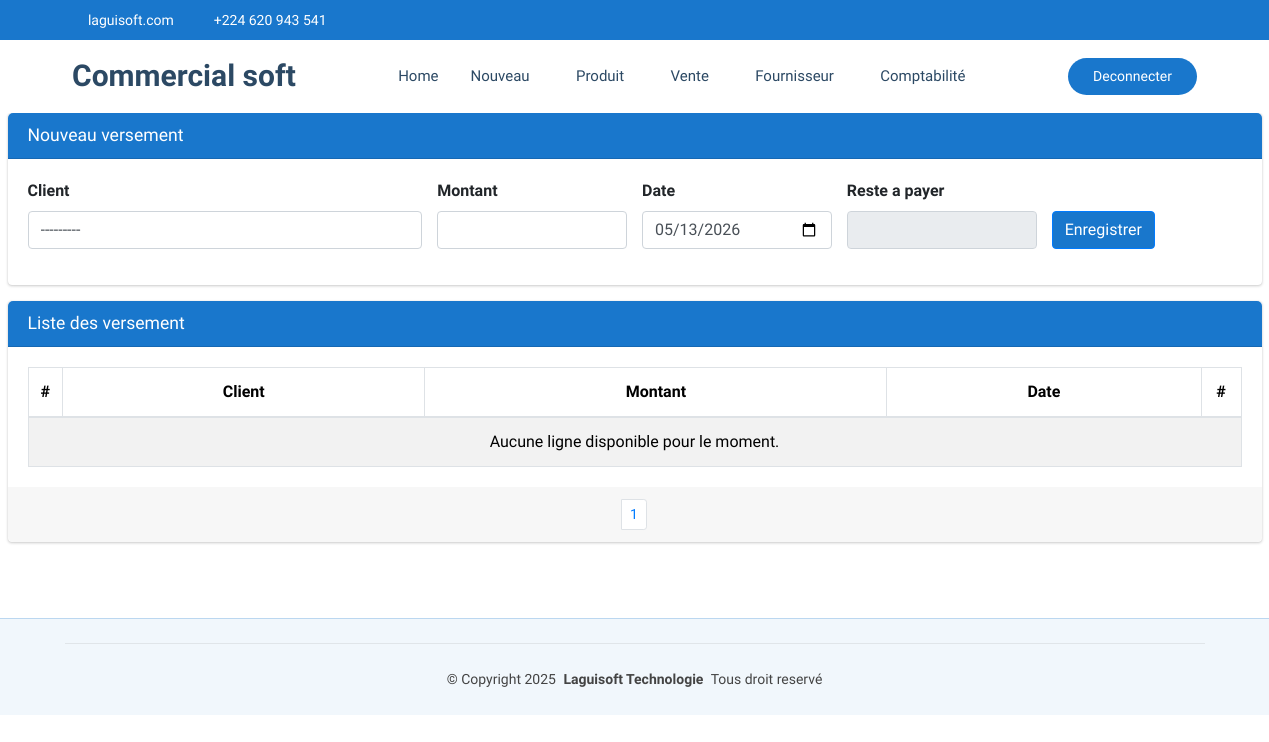
The app's page /commerce/commerce/versementClient (signed in), older data.
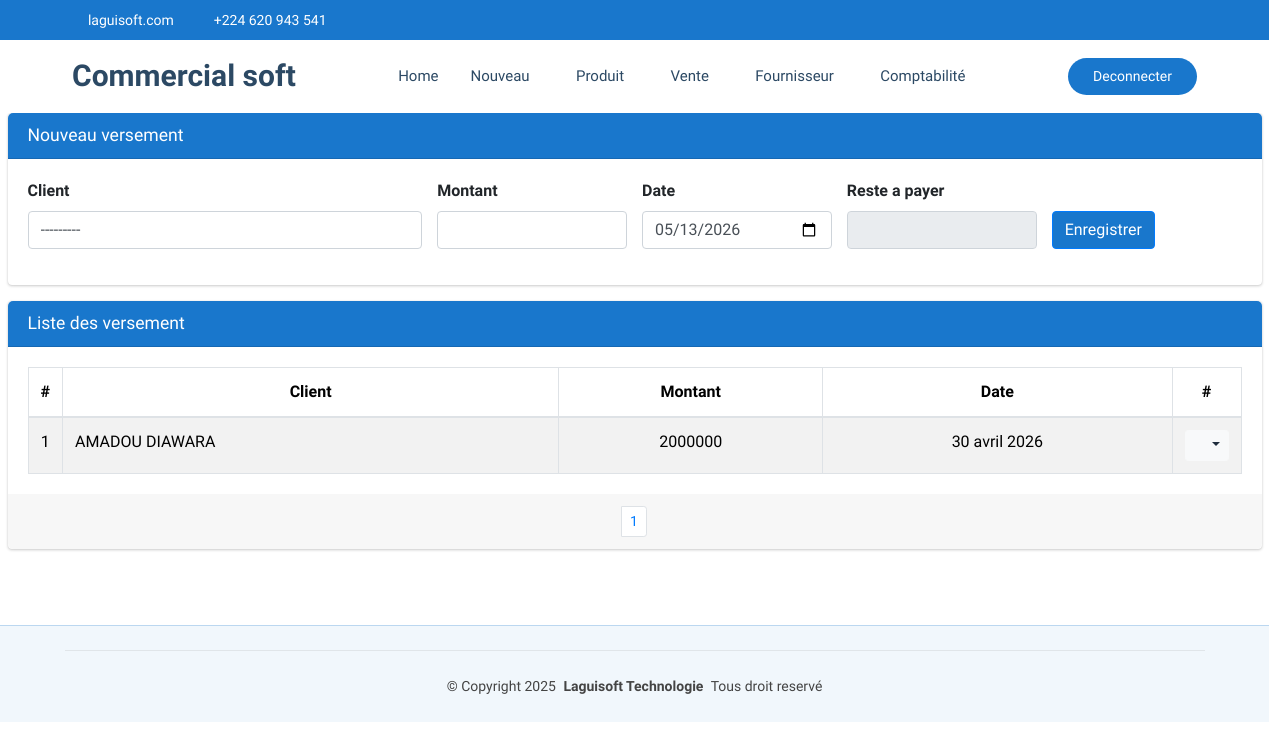
The same page, newer data.
### CommercialSoft/models.py (models this page shows)
class VersementClient(models.Model):
    client=models.ForeignKey(Client, on_delete=models.CASCADE, related_name='versements')
    montant=models.BigIntegerField()
    date=models.DateField(default=timezone.now)
    user=models.ForeignKey(settings.AUTH_USER_MODEL, on_delete=models.PROTECT)

class Client(models.Model):
    societe=models.ForeignKey(Societe, on_delete=models.CASCADE, null=True)
    nom=models.CharField(max_length=70, unique=True)
    telephone=models.CharField(max_length=20,null=True,blank=True)
    adresse=models.CharField(max_length=30, null=True, blank=True)
    email=models.EmailField(max_length=50, null=True, blank=True)
    matricule=models.CharField(max_length=20,null=True, blank=True)
    pourcentage=models.PositiveSmallIntegerField()
    detteMaximale=models.PositiveBigIntegerField()
    def __str__(self):
        return self.nom

### CommercialSoft/views.py (the view)
# urls.py: path('commerce/versementClient', views.versementClient_list_create,name="commerce_versementClient"),
@login_required
@permission_required('CommercialSoft.add_versementclient')
def versementClient_list_create(request):
    if request.method == "POST":
        form = VersementClientForm(request.POST)
        if form.is_valid():
            versement= form.save(commit=False)  # Sauvegarder après modification
            versement.user=request.user
            versement.save()
            messages.success(request, "Versement créée avec succès !")
            return redirect('imprimer_recu_versement', versement.id)
            return redirect('commerce_versementClient')
        else:
            messages.error(request, "Erreur lors de la création du versement.")
    else:
        form = VersementClientForm()
    versementClient = VersementClient.objects.all().order_by('-date')
    paginator = Paginator(versementClient, 15)
    page = request.GET.get('page')
    paginated_depense = paginator.get_page(page)
    return render(request, 'CommercialSoft/versementClient.html', {'form': form,'listes': paginated_depense})

### CommercialSoft/forms.py
class VersementClientForm(forms.ModelForm):
    class Meta:
        model = VersementClient
        fields = ['client', 'montant', 'date']
        widgets = {
            'client': forms.Select(attrs={'class': 'form-control select2bs4', "id":"idClient"}),
            'montant': forms.NumberInput(attrs={'class': 'form-control'}),
            'date': forms.DateInput(attrs={'class': 'form-control', 'type': 'date','id':'idDate'}),
        }

### CommercialSoft/templates/CommercialSoft/versementClient.html (shortened to what the changed rows need)
{% extends "CommercialSoft/starter-page.html" %}
{% load static %}
{% block css %}
    <link rel="stylesheet" href="{% static 'autre/plugins/fontawesome-free/css/all.min.css' %}">
    <link rel="stylesheet" href="https://code.ionicframework.com/ionicons/2.0.1/css/ionicons.min.css">
  <link rel="stylesheet" href="{% static 'autre/plugins/sweetalert2-theme-bootstrap-4/bootstrap-4.min.css' %}">
    <link rel="stylesheet" href="{% static 'autre/dist/css/adminlte.min.css' %}">
    <link rel="stylesheet" href="{% static 'autre/plugins/toastr/toastr.min.css' %}">
    <link rel="stylesheet" href="{% static 'autre/plugins/select2/css/select2.min.css' %}">
    <link rel="stylesheet" href="{% static 'autre/plugins/select2-bootstrap4-theme/select2-bootstrap4.min.css' %}">
{% endblock %}
{% block corp %}
<section class="content pt-0">
  <div class="container-fluid">
    <div class="row">
      <div class="col-md-12">
        <div class="card card-primary">
            <div class="card-body">
              <table class="table table-bordered table-hover table-striped">
                <thead>
                  <tr>
                    <th style="width: 10px" class="text-center">#</th>
                    <th class="text-center">Client</th>
                    <th class="text-center">Montant</th>
                    <th class="text-center">Date</th>
                    <th style="width: 40px" class="text-center">#</th>
                  </tr>
                </thead>
                <tbody>
                  {% if listes %}
                    {% for liste in listes %}
                      <tr>
                        <td class="text-center">{{liste.id}}</td>
                        <td>{{liste.client}}</td>
                        <td class="text-center">{{liste.montant}}</td>
                        <td class="text-center">{{liste.date}}</td>
                        <td class="text-center">
                          <div class="btn-group">
                            <button type="button" class="btn btn-sm btn-light dropdown-toggle" data-toggle="dropdown" aria-expanded="false">
                              <i class="fas fa-cogs"></i>
                            </button>
                          </div>
                        </td>
                      </tr>
                    {% endfor %}
                  {% else %}
                    <tr>
                      <td colspan="14" class="text-center">Aucune ligne disponible pour le moment.</td>
                    </tr>
                  {% endif %}
                </tbody>
              </table>
            </div>
            <div class="card-footer clearfix">
              <ul class="pagination pagination-sm m-0 justify-content-center">
                <li class="page-item">
                  {% for num in listes.paginator.page_range %}
                    {% if listes.number == num %}
                      <li class="page-item"><a class="page-link" href="">{{ num }}</a></li>
                    {% else %}
                      <li class="page-item"><a class="page-link" href="?page={{ num }}">{{ num }}</a></li>
                    {% endif %}
                  {% endfor %}
              </ul>
            </div>
          </div>
      </div>
    </div>
  </div>
</section>
  {% endblock %}

Row changes from the older to the newer data that the page shows:
added VersementClient: id "1", client "AMADOU DIAWARA", montant "2000000", date "30 avril 2026"
Text that changed along with them:
text no longer shown: "Aucune ligne disponible pour le moment."
